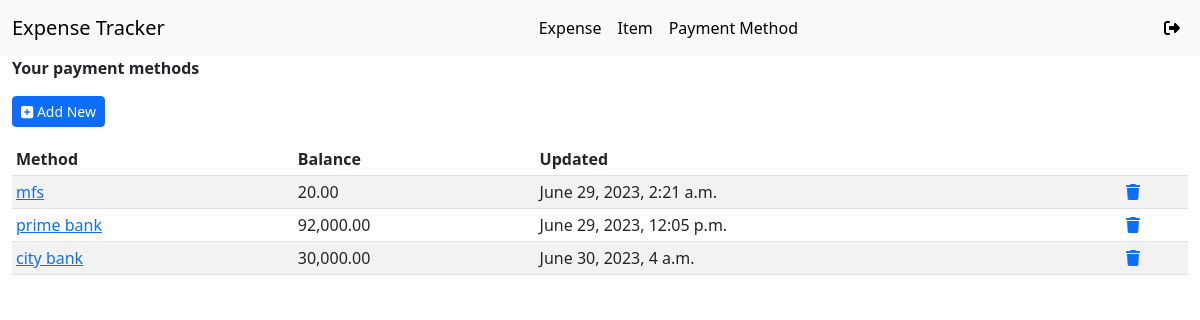
/expense-methods/ (signed in), run on an earlier commit of the app's database.
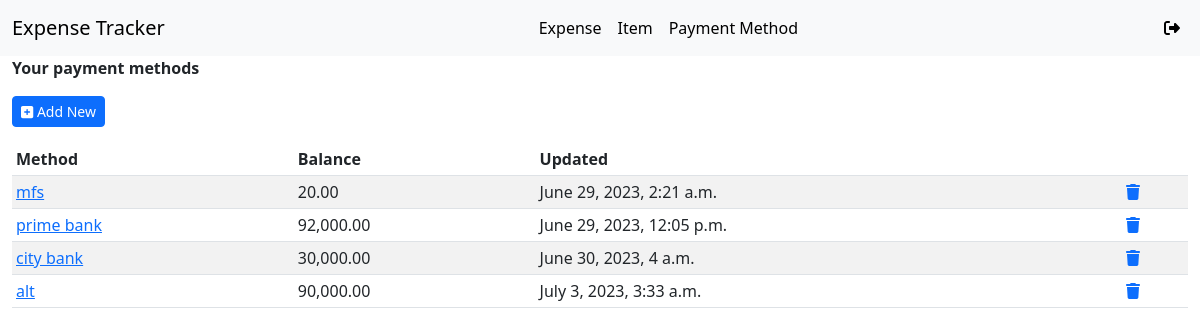
And on a later commit of the database.
### app/models.py (models this page shows, shortened)
class ExpenseMethod(models.Model):
    name = models.CharField(max_length=20, unique=True)
    balance = models.DecimalField(max_digits=10, decimal_places=2)
    user = models.ForeignKey(User, on_delete=models.CASCADE)
    entry_date = models.DateTimeField(auto_now_add=True, null=True, blank=True)
    last_update_date = models.DateTimeField(auto_now=True, null=True, blank=True)

### app/views.py (the view)
# urls.py: path('expense-methods/', ExpenseMethodListView.as_view(), name='expense-method-list'),
class ExpenseMethodListView(LoginRequiredMixin, ListView):
    model = ExpenseMethod
    template_name = 'expense_method_list.html'
    context_object_name = 'expense_methods'
    def get_queryset(self):
        return super().get_queryset().filter(user=self.request.user)

### app/templates/expense_method_list.html
{% extends 'base.html' %}
{% load humanize %}
{% block content %}
<div class="col-md-12 col-sm-12 mx-auto">
    <div class="table-responsive">
        <p><b>Your payment methods</b></p>
        <p>
            <a href="{% url 'expense-method-create' %}" class="btn btn-sm btn-primary"> <i class="fa fa-square-plus"></i> Add New</a>
        </p>
        <table class="table table-sm table-striped">
            <thead>
            <tr>
                <th>Method</th>
                <th>Balance</th>
                <th>Updated</th>
                <th></th>
            </tr>
            </thead>
            <tbody>
            {% for expense_method in expense_methods %}
            <tr>
                <td>
                    <a href="{% url 'expense-method-update' pk=expense_method.id %}">{{ expense_method.name }}</a>
                </td>
                <td>{{ expense_method.balance | intcomma }}</td>
                <td>{{ expense_method.last_update_date }}</td>
                <td>
                    <a href="{% url 'expense-method-delete' pk=expense_method.id %}">
                        <i class="fas fa-trash"></i>
                    </a>
                </td>
            </tr>
            {% empty %}
            <tr>
                <td colspan="12">No payment methods found.</td>
            </tr>
            {% endfor %}
            </tbody>
        </table>
    </div>
</div>
{% endblock %}

What changed in the data, as far as the page shows it:
added ExpenseMethod: name "alt", balance "90,000.00", last_update_date "July 3, 2023, 3:33 a.m."
